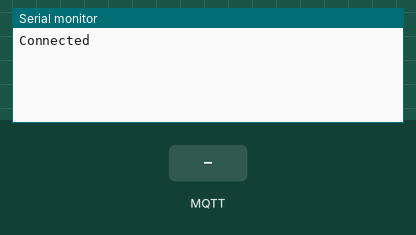
Recording of a sketch running on a simulated ESP32. Shown: the last lines printed to the serial monitor. The inputs (shaded band) are chosen by the test bench. WiFi joins after 1.5 s; servers stay silent unless stated; no MQTT or app messages arrive unless stated.

Above: at 1.2 s.
1.3 s: MQTT message "1" arrives on the first subscribed topic
At 2.4 s:
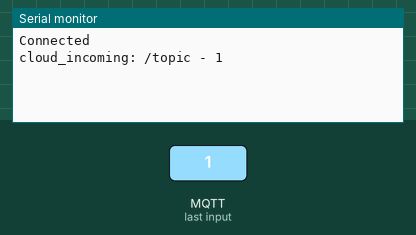
2.8 s: MQTT message "on" arrives on the first subscribed topic
At 3.5 s:
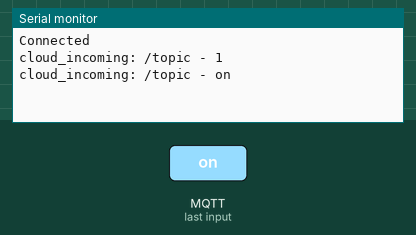
4.3 s: MQTT message "off" arrives on the first subscribed topic
At 4.7 s:
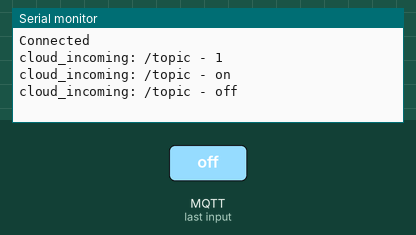
5.8 s: MQTT message "1" arrives on the second subscribed topic
At 7.0 s:
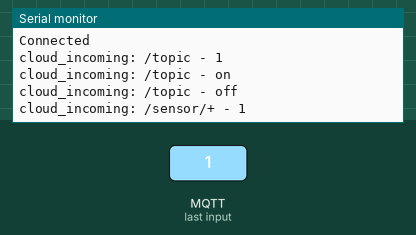
7.3 s: MQTT message "on" arrives on the second subscribed topic
At 8.2 s:
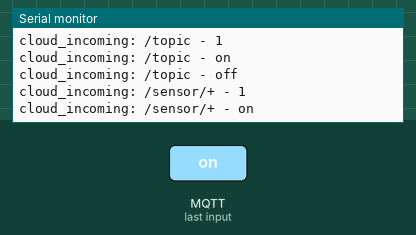
8.8 s: MQTT message "off" arrives on the second subscribed topic
At 9.3 s:
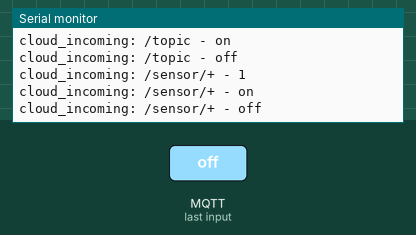

The sketch:

aws_cloudcomputing1.ino
```cpp
#include "secret.h"
#include <WiFi.h>
#include <WiFiClientSecure.h>
#include <MQTTClient.h>

WiFiClientSecure NET = WiFiClientSecure();
MQTTClient IOT = MQTTClient(512);

void cloud_incoming(String &topic, String &payload) {
  Serial.println("cloud_incoming: " + topic + " - " + payload);
  }

void setup() {
  // put your setup code here, to run once:
  Serial.begin(57600);
  WiFi.disconnect(true);
  WiFi.mode(WIFI_STA);
  WiFi.setAutoConnect(true);
  WiFi.begin(ssid,pass);
  WiFi.setHostname("CC_Sore");
  WiFi.setAutoReconnect(true);

  NET.setCACert(AWS_CERT_CA);
  NET.setCertificate(AWS_CERT_CRT);
  NET.setPrivateKey(AWS_CERT_PRIVATE);

  IOT.begin(endpoint, 8883, NET);
  IOT.onMessage(cloud_incoming);

  int retries = 0;
  while (!IOT.connect("Prita") && retries < 5) {
  Serial.println(".");
  delay(100);
  retries++;
  }

  if(!IOT.connected()){
    Serial.println("Timeout OI");
    return;
   }

   Serial.println("Connected");
   IOT.subscribe("/topic");
   IOT.subscribe("/sensor/+");
   IOT.subscribe("/sensor/test");
}

unsigned long TERAKHIR_DIKIRIM = 0;
void loop() {
  // put your main code here, to run repeatedly:
  unsigned long SEKARANG = millis();
  if(SEKARANG - TERAKHIR_DIKIRIM > 10000){
    String sisa_memori = String(heap_caps_get_free_size(MALLOC_CAP_8BIT));
    IOT.publish("/topic/Prita", sisa_memori);
    TERAKHIR_DIKIRIM = SEKARANG;
  }
  IOT.loop();
}
```

secret.h
```cpp
const char* ssid = "Jakanet";
const char* pass = "cicinghutan";
const char* endpoint = "a1u2xyk7b79mu1-ats.iot.ap-southeast-1.amazonaws.com";

// Amazon Root CA 1
static const char AWS_CERT_CA[] PROGMEM = R"EOF(
-----BEGIN CERTIFICATE-----
MIIDQTCCAimgAwIBAgITBmyfz5m/jAo54vB4ikPmljZbyjANBgkqhkiG9w0BAQsF
ADA5MQswCQYDVQQGEwJVUzEPMA0GA1UEChMGQW1hem9uMRkwFwYDVQQDExBBbWF6
b24gUm9vdCBDQSAxMB4XDTE1MDUyNjAwMDAwMFoXDTM4MDExNzAwMDAwMFowOTEL
MAkGA1UEBhMCVVMxDzANBgNVBAoTBkFtYXpvbjEZMBcGA1UEAxMQQW1hem9uIFJv
b3QgQ0EgMTCCASIwDQYJKoZIhvcNAQEBBQADggEPADCCAQoCggEBALJ4gHHKeNXj
ca9HgFB0fW7Y14h29Jlo91ghYPl0hAEvrAIthtOgQ3pOsqTQNroBvo3bSMgHFzZM
9O6II8c+6zf1tRn4SWiw3te5djgdYZ6k/oI2peVKVuRF4fn9tBb6dNqcmzU5L/qw
IFAGbHrQgLKm+a/sRxmPUDgH3KKHOVj4utWp+UhnMJbulHheb4mjUcAwhmahRWa6
VOujw5H5SNz/0egwLX0tdHA114gk957EWW67c4cX8jJGKLhD+rcdqsq08p8kDi1L
93FcXmn/6pUCyziKrlA4b9v7LWIbxcceVOF34GfID5yHI9Y/QCB/IIDEgEw+OyQm
jgSubJrIqg0CAwEAAaNCMEAwDwYDVR0TAQH/BAUwAwEB/zAOBgNVHQ8BAf8EBAMC
AYYwHQYDVR0OBBYEFIQYzIU07LwMlJQuCFmcx7IQTgoIMA0GCSqGSIb3DQEBCwUA
A4IBAQCY8jdaQZChGsV2USggNiMOruYou6r4lK5IpDB/G/wkjUu0yKGX9rbxenDI
U5PMCCjjmCXPI6T53iHTfIUJrU6adTrCC2qJeHZERxhlbI1Bjjt/msv0tadQ1wUs
N+gDS63pYaACbvXy8MWy7Vu33PqUXHeeE6V/Uq2V8viTO96LXFvKWlJbYK8U90vv
o/ufQJVtMVT8QtPHRh8jrdkPSHCa2XV4cdFyQzR1bldZwgJcJmApzyMZFo6IQ6XU
5MsI+yMRQ+hDKXJioaldXgjUkK642M4UwtBV8ob2xJNDd2ZhwLnoQdeXeGADbkpy
rqXRfboQnoZsG4q5WTP468SQvvG5
-----END CERTIFICATE-----
)EOF";

//Device Certificate
static const char AWS_CERT_CRT[] PROGMEM = R"KEY(
-----BEGIN CERTIFICATE-----
MIIDWjCCAkKgAwIBAgIVAJ5LQnFp2rROUxI3N1V9ql3YbogaMA0GCSqGSIb3DQEB
CwUAME0xSzBJBgNVBAsMQkFtYXpvbiBXZWIgU2VydmljZXMgTz1BbWF6b24uY29t
IEluYy4gTD1TZWF0dGxlIFNUPVdhc2hpbmd0b24gQz1VUzAeFw0yMDEwMTIxMDM3
NDBaFw00OTEyMzEyMzU5NTlaMB4xHDAaBgNVBAMME0FXUyBJb1QgQ2VydGlmaWNh
dGUwggEiMA0GCSqGSIb3DQEBAQUAA4IBDwAwggEKAoIBAQCwnek69TwanewasZuk
occ874xe7dgDq+9uT/+5bIlVQ+CWHnwAgmcfZGL9NWwmB2Th/YPrc+c+7IGvNrOR
KZpPF4rMLcXPpSfuDIn0726VG2GgSQd3dRyEnuRNvy47qiC/ebNy3aXgFRCYJBAb
DCjN8uV10knU97a+Nqip0UiQoZkg6ZXrjXGcN6qEcBxFY2JhoSOY0HJ67k/Hj1oe
x+07TDFgn3wAXQLkdgU90jhJSVLvEp45jK4iETwLNXNGuBnWgX2DggFU/QHpnDL1
em3DM47CRTYzXMDiljtOtEeK/vIJnhUiTKu1ucY8XHpMUIlnNUpdlqIGAV7ZthQa
M2ctAgMBAAGjYDBeMB8GA1UdIwQYMBaAFIyLctkbU3aQPbNXZ6xyHxgnsnpUMB0G
A1UdDgQWBBQm7vuG6xGj++HZ04rdlZglN+D5dDAMBgNVHRMBAf8EAjAAMA4GA1Ud
DwEB/wQEAwIHgDANBgkqhkiG9w0BAQsFAAOCAQEAHwnFBebiyuLk1JAbHeCy2Uxy
P4axGi1hB2lb9b2+avOnZBeDXnaXrSZZkuJJYtE7ivVAsjcjatLnG/LKci8AC5N7
8zpjdLpLF7h68rKPVLgooPS0cl0fj8Tzeqlmyc+jETi8KmjC/y5COz7tuDq4i56r
PvTDeBC2VpMOKBurTp8xxHy9q6+o+xXJURYGj8eQh9jprNahm/oDNvsk8npaiHSh
l9bTdAaoxujb9IS0q3xSCC+ZkqxQAH6RNoR1dZgIrPEa029S2R4S9+CvXAZbZcKl
0NELZxa9D/5mxSSg9FF1bk/lnKGNkfdVMNW4esL6F5dsa+wYzZXXVJ+xjhBjJQ==
-----END CERTIFICATE-----
)KEY";

// Device Pricate Key
  static const char AWS_CERT_PRIVATE[] PROGMEM = R"KEY(
-----BEGIN RSA PRIVATE KEY-----
MIIEogIBAAKCAQEAsJ3pOvU8Gp3sGrGbpKHHPO+MXu3YA6vvbk//uWyJVUPglh58
AIJnH2Ri/TVsJgdk4f2D63PnPuyBrzazkSmaTxeKzC3Fz6Un7gyJ9O9ulRthoEkH
d3UchJ7kTb8uO6ogv3mzct2l4BUQmCQQGwwozfLlddJJ1Pe2vjaoqdFIkKGZIOmV
641xnDeqhHAcRWNiYaEjmNByeu5Px49aHsftO0wxYJ98AF0C5HYFPdI4SUlS7xKe
OYyuIhE8CzVzRrgZ1oF9g4IBVP0B6Zwy9XptwzOOwkU2M1zA4pY7TrRHiv7yCZ4V
IkyrtbnGPFx6TFCJZzVKXZaiBgFe2bYUGjNnLQIDAQABAoIBAALvTM3W/12t3BuB
cgWlTos7q8h0CU/eToc1uxkYrZuGGjhEX2kewZnq8B4nAhoLq2h57vQ9o80O3wTL
UuaJm2/PA1ZrOEtAAk7ZVH2GcP73SoMAU6hvgL7PaRnFoH4LUKn92raA6l2z2+e7
Sa05YYAylg+EJAfu6dF1VQ4lVSBaF/lwegc8Rdx547hRjK9ZfPVkp5od0mxKi3MS
H2Q/uvshtmUcdJnniXluetCFonLduJnhxpROrUX486oJrrQzleYRWRl6hEv97QYb
pFCPsL8oE5vXC7ULcYugiZoeXsqZYvLhkRvb3jVVaYtycaQqNU0DcxfjKau/ejlT
y0l7GZ0CgYEA6VDbl6S3/yBBJN2kaE62ueNpOqI4a39z/nbWpUfcNCeONy6P175r
BhryZijGm+ATuqxIbkj0qqlSi63KFKAjvkqY19NIYfLTMePgK37LxA9hg1EXvuX0
O//8rgODYsymqI42xT5NjWKiZI+waie+nx02391Wjyq7vd/XeSPyiSMCgYEAwcnW
K3q3GXLagG5QSUMIvICo+9LDJ6GvgZjBh9ou5rb1VPolznyuqoRpeEs+KN61Xg4L
Mgk3frwoy2a9tS/MDCvwXY9ng/6sRvbEoK/OF0jmyWee4U0jRHUIsKLhsYDymsGS
GUCfbQdAFCG+YN3YzJ35sHmbn3RF3tj0Urpz228CgYBqYb3ehPKIV3KclpryHIHg
fDpsy66iBTkkW5c/QWa8ORT1QDvCCUbPP9YqkokMZb1ZLljQQF+euRm0Koero+Do
UScjsWidkJSPePGro2LRgJnbwEvtdPhJq0zRIzTzBZEv5bg/c0r1HnYhGAs+O+UE
s9Nje46ONNPpnXin+aYKtQKBgE7aPQ5mGZj+VhCKUprs7uIdDCWjxgsbTFnUeXM5
AXqZmcwhGT8jFsOFq5DqNPnWXUBPQJj0jSNBluvk+259a27MdjrrvjhEaX9aq/mi
b56j6FytkEWm6KHTaVzOej2K9ayo9TTXScfIend2n4u02aGw6ke3w+4nFsMtzoTX
H4t7AoGAQnsHy5/bF5SrAGOxJ0ItSAwcEZN3iyy9JCtindgGFvuw9sT68PGtV3uW
6Ssm8Yx+zJZduIym2NHPN/INna17+qUFKospWvwMZdA5Bsq+EjDZVDtI6BULo1Rg
j6m88myYWLXRKAURKVqvccCatVjz6QfEvvaNSVZ8Ktk0Vhn2zP8=
-----END RSA PRIVATE KEY-----
)KEY";
```

Measured:
- after the input at 1.3 s, the serial monitor: prints a new line at once (image 1)
- after the input at 2.8 s, the serial monitor: prints a new line at once (image 2)
- after the input at 4.3 s, the serial monitor: prints a new line at once (image 3)
- after the input at 5.8 s, the serial monitor: prints a new line at once (image 4)
- after the input at 7.3 s, the serial monitor: prints a new line at once (image 5)
- after the input at 8.8 s, the serial monitor: prints a new line at once (image 6)
